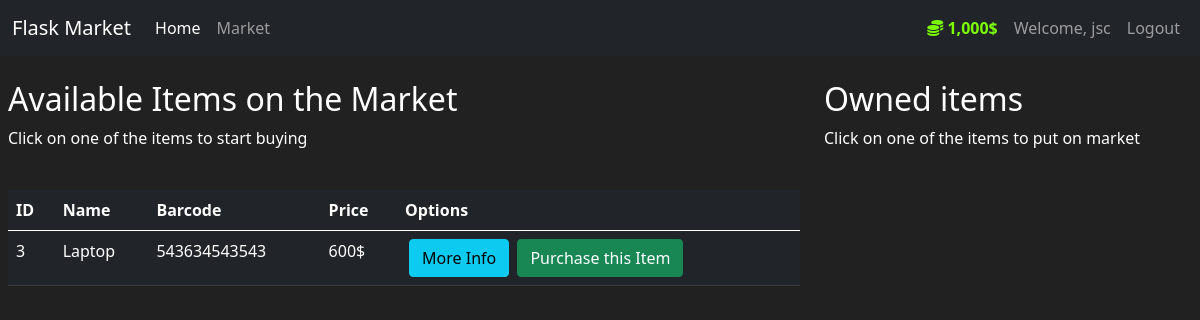
The app's page /market (signed in) with its own data.
### market/models.py (models this page shows, shortened)
class User(db.Model, UserMixin):
    id = db.Column(db.Integer(), primary_key=True)
    username = db.Column(db.String(length=30), unique=True, nullable=False)
    email_address = db.Column(db.String(length=50), unique=True, nullable=False)
    password_hash = db.Column(db.String(length=60), nullable=False)
    budget = db.Column(db.Integer(), nullable=False, default=1000)
    items = db.relationship('Item', backref='owned_user', lazy=True)   # Relationship with item, backref - access items through user and get which user owns specific item, lazy - grab all items at once
    @property
    def prettier_budget(self):
        if len(str(self.budget)) >= 4:
            return f'{str(self.budget)[:-3]},{str(self.budget)[-3:]}$'
        else:
            return f'{self.budget}$'
    @property
    def password(self):
        return self.password

class Item(db.Model):
    id = db.Column(db.Integer(), primary_key=True)
    name = db.Column(db.String(length=30), nullable=False, unique=True)
    price = db.Column(db.Integer(),nullable=False)
    barcode = db.Column(db.String(length=12), nullable=False, unique=True)
    description = db.Column(db.String(length=1024), nullable=False, unique=True)
    owner = db.Column(db.Integer(), db.ForeignKey('user.id'))

### market/routes.py (the view, shortened to what this page needs)
@app.route('/market', methods=['GET','POST'])
@login_required
def market_page():
    purchase_form = PurchaseItemForm()
    if request.method == 'GET':
        items = Item.query.filter_by(owner=None)    # Get all elements from table Item without owner
        return render_template('market.html', items=items, purchase_form=purchase_form) #Send data to html

### market/models.py (called while the page is built)
@login_manager.user_loader
def load_user(user_id):
    return User.query.get(int(user_id))

### market/templates/market.html (shortened to what this page needs)
{%  extends 'base.html' %}
{% block content %}
    <div class="row">
        <div class="col-8 mt-4">
            <div class="ms-2">
                <h2>Available Items on the Market</h2>
                <p>Click on one of the items to start buying</p>
            </div>
            <br>
            <table class="table table-hover table-dark ms-2">
                <thead>
                    <tr>
                        <th scope="col">ID</th>
                        <th scope="col">Name</th>
                        <th scope="col">Barcode</th>
                        <th scope="col">Price</th>
                        <th scope="col">Options</th>
                    </tr>
                </thead>
                <tbody>
                    {% for item in items %}
                        <tr>
                            <td>{{ item.id }}</td>
                            <td>{{ item.name }}</td>
                            <td>{{ item.barcode }}</td>
                            <td>{{ item.price }}$</td>
                            <td>
                                <button class="btn btn-outline btn-info ms-1" data-bs-toggle="modal" data-bs-target="#Modal-MoreInfo-{{ item.id }}">More Info</button>
                                <button class="btn btn-outline btn-success ms-1" data-bs-toggle="modal" data-bs-target="#Modal-BuyItem-{{ item.id }}">Purchase this Item</button>
                            </td>
                        </tr>
                    {% endfor %}
                </tbody>
            </table>
        </div>
        <div class="col-4 mt-4">
            <div class="ms-2 me-2">
                <h2>Owned items</h2>
                <p>Click on one of the items to put on market</p>
            </div>
        </div>
    </div>
{% endblock %}

### market/templates/base.html (shortened to what this page needs)
<!doctype html>
<html lang="en">
  <head>
    <link href="https://cdn.jsdelivr.net/npm/bootstrap@5.0.2/dist/css/bootstrap.min.css" rel="stylesheet">
    <link rel="stylesheet" href="https://cdn.jsdelivr.net/npm/bootstrap-icons@1.9.1/font/bootstrap-icons.css">
  </head>
  <body>
    <nav class="navbar navbar-expand-md navbar-dark bg-dark">
        <div class="container-fluid">
            <a class="navbar-brand" href="{{ url_for('home_page') }}">Flask Market</a>
          <div class="collapse navbar-collapse" id="navbarNav">
            <ul class="navbar-nav mr-auto">
                <li class="nav-item">
                    <a class="nav-link active" aria-current="page" href="{{ url_for('home_page') }}">Home</a>
                </li>
                <li class="nav-item">
                    <a class="nav-link" href="{{ url_for('market_page') }}">Market</a>
                </li>
            </ul>
              {% if current_user.is_authenticated %}
                  <ul class="navbar-nav ms-auto">
                        <li class="nav-item">
                            <a class="nav-link" style="color: lawngreen; font-weight: bold">
                                <i class="fa-solid fa-coins"></i> {{ current_user.prettier_budget }}
                            </a>
                        </li>
                        <li class="nav-item">
                            <a class="nav-link">Welcome, {{ current_user.username }}</a>
                        </li>
                        <li class="nav-item">
                            <a class="nav-link" href="{{ url_for('logout_page') }}">Logout</a>
                        </li>
                  </ul>
              {% endif %}
          </div>
        </div>
    </nav>
    {% block content %}
    {% endblock %}
  </body>
</html>

### market/templates/base.html (style rules this page uses)
body { background-color: #212121; color: white }

### records on screen
User: prettier_budget "1,000$", username "jsc"
Item: id "3", name "Laptop", barcode "543634543543", price "600"
